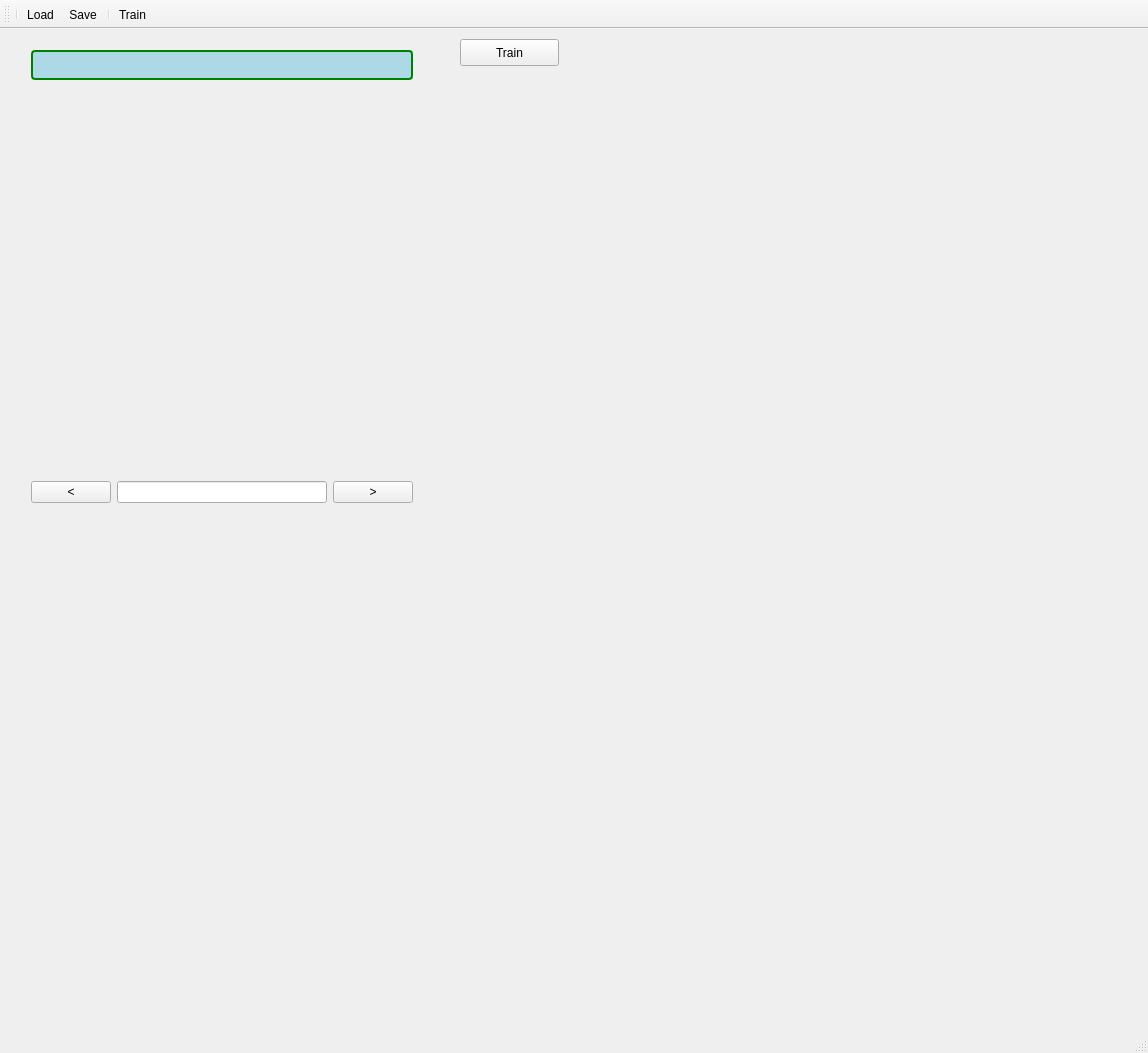
<?xml version="1.0" encoding="UTF-8"?>
<ui version="4.0">
 <class>MainWindow</class>
 <widget class="QMainWindow" name="MainWindow">
  <property name="geometry">
   <rect>
    <x>0</x>
    <y>0</y>
    <width>1148</width>
    <height>1053</height>
   </rect>
  </property>
  <property name="windowTitle">
   <string>MainWindow</string>
  </property>
  <widget class="QWidget" name="centralWidget">
   <widget class="QWidget" name="layoutWidget">
    <property name="geometry">
     <rect>
      <x>20</x>
      <y>10</y>
      <width>404</width>
      <height>475</height>
     </rect>
    </property>
    <layout class="QVBoxLayout" name="verticalLayout_2">
     <item>
      <layout class="QVBoxLayout" name="verticalLayout">
       <item>
        <widget class="QLabel" name="lbLabel">
         <property name="maximumSize">
          <size>
           <width>10000</width>
           <height>50</height>
          </size>
         </property>
         <property name="font">
          <font>
           <pointsize>14</pointsize>
           <weight>75</weight>
           <bold>true</bold>
          </font>
         </property>
         <property name="styleSheet">
          <string notr="true">border: 2px solid green;
     border-radius: 4px;
     padding: 2px;
 background-color: lightblue;</string>
         </property>
         <property name="text">
          <string/>
         </property>
         <property name="alignment">
          <set>Qt::AlignCenter</set>
         </property>
        </widget>
       </item>
       <item>
        <widget class="SimpleGLWidget" name="glDigit" native="true">
         <property name="minimumSize">
          <size>
           <width>400</width>
           <height>400</height>
          </size>
         </property>
        </widget>
       </item>
      </layout>
     </item>
     <item>
      <layout class="QHBoxLayout" name="horizontalLayout">
       <item>
        <widget class="QPushButton" name="btnPrev">
         <property name="text">
          <string>&lt;</string>
         </property>
        </widget>
       </item>
       <item>
        <widget class="QLineEdit" name="edId">
         <property name="alignment">
          <set>Qt::AlignRight|Qt::AlignTrailing|Qt::AlignVCenter</set>
         </property>
        </widget>
       </item>
       <item>
        <widget class="QPushButton" name="btnNext">
         <property name="text">
          <string>&gt;</string>
         </property>
        </widget>
       </item>
      </layout>
     </item>
    </layout>
   </widget>
   <widget class="QPushButton" name="btnTrain">
    <property name="geometry">
     <rect>
      <x>460</x>
      <y>10</y>
      <width>99</width>
      <height>27</height>
     </rect>
    </property>
    <property name="text">
     <string>Train</string>
    </property>
   </widget>
   <widget class="QCustomPlot" name="chartErrors" native="true">
    <property name="geometry">
     <rect>
      <x>420</x>
      <y>490</y>
      <width>391</width>
      <height>381</height>
     </rect>
    </property>
   </widget>
   <widget class="QCustomPlot" name="chartMSE" native="true">
    <property name="geometry">
     <rect>
      <x>20</x>
      <y>490</y>
      <width>391</width>
      <height>381</height>
     </rect>
    </property>
   </widget>
  </widget>
  <widget class="QMenuBar" name="menuBar">
   <property name="geometry">
    <rect>
     <x>0</x>
     <y>0</y>
     <width>1148</width>
     <height>25</height>
    </rect>
   </property>
  </widget>
  <widget class="QStatusBar" name="statusBar"/>
  <widget class="QToolBar" name="toolBar">
   <property name="windowTitle">
    <string>toolBar</string>
   </property>
   <attribute name="toolBarArea">
    <enum>TopToolBarArea</enum>
   </attribute>
   <attribute name="toolBarBreak">
    <bool>false</bool>
   </attribute>
   <addaction name="separator"/>
   <addaction name="actionLoad"/>
   <addaction name="actionSave"/>
   <addaction name="separator"/>
   <addaction name="actionTrain"/>
  </widget>
  <action name="actionLoad">
   <property name="icon">
    <iconset resource="icons.qrc">
     <normaloff>:/icons/Open.png</normaloff>:/icons/Open.png</iconset>
   </property>
   <property name="text">
    <string>Load</string>
   </property>
   <property name="toolTip">
    <string>Load Weights</string>
   </property>
  </action>
  <action name="actionSave">
   <property name="icon">
    <iconset resource="icons.qrc">
     <normaloff>:/icons/SaveAs.png</normaloff>:/icons/SaveAs.png</iconset>
   </property>
   <property name="text">
    <string>Save</string>
   </property>
   <property name="toolTip">
    <string>Save Weights</string>
   </property>
  </action>
  <action name="actionTrain">
   <property name="icon">
    <iconset resource="icons.qrc">
     <normaloff>:/icons/Reboot.png</normaloff>:/icons/Reboot.png</iconset>
   </property>
   <property name="text">
    <string>Train</string>
   </property>
   <property name="toolTip">
    <string>Train NN</string>
   </property>
  </action>
 </widget>
 <layoutdefault spacing="6" margin="11"/>
 <customwidgets>
  <customwidget>
   <class>SimpleGLWidget</class>
   <extends>QWidget</extends>
   <header>oglTools/simpleglwidget.h</header>
   <container>1</container>
  </customwidget>
  <customwidget>
   <class>QCustomPlot</class>
   <extends>QWidget</extends>
   <header>../common/qtTools/qcustomplot.h</header>
   <container>1</container>
  </customwidget>
 </customwidgets>
 <resources>
  <include location="icons.qrc"/>
 </resources>
 <connections/>
</ui>
